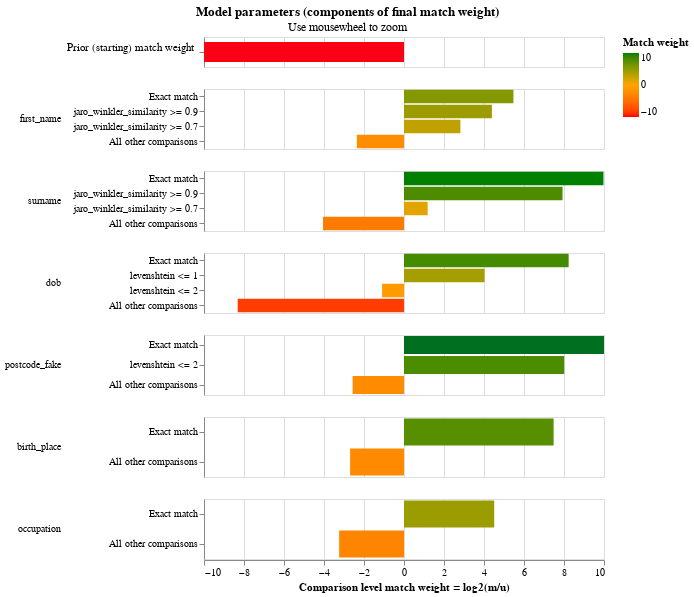

The notebook cell saved with this chart:
### Markdown cell above
The final match weights can be viewed in the match weights chart:

### Code cell
linker.match_weights_chart()

### Figure 1 — Vega-Lite specification as saved in the notebook (floating-point values rounded to 4 significant figures)
{"$schema": "https://vega.github.io/schema/vega-lite/v5.2.json", "config": {"header": {"title": null}, "mark": {"tooltip": null}, "title": {"anchor": "middle"}, "view": {"height": 60, "width": 400}}, "data": {"values": [{"bayes_factor": 0.0001358, "bayes_factor_description": "The probability that two random records drawn at random match is 0.000 or one in  7,362.3 records.This is equivalent to a starting match weight of -12.846.", "comparison_name": "probability_two_random_records_match", "comparison_sort_order": -1, "comparison_vector_value": 0, "has_tf_adjustments": false, "is_null_level": false, "label_for_charts": "", "log2_bayes_factor": -12.85, "m_probability": null, "m_probability_description": null, "max_comparison_vector_value": 0, "probability_two_random_records_match": 0.0001358, "sql_condition": null, "tf_adjustment_column": null, "tf_adjustment_weight": null, "u_probability": null, "u_probability_description": null}, {"bayes_factor": 44.38, "bayes_factor_description": "If comparison level is `exact match` then comparison is 44.38 times more likely to be a match", "comparison_name": "first_name", "comparison_sort_order": 0, "comparison_vector_value": 3, "has_tf_adjustments": true, "is_null_level": false, "label_for_charts": "Exact match", "log2_bayes_factor": 5.472, "m_probability": 0.5538, "m_probability_description": "Amongst matching record comparisons, 55.38% of records are in the exact match comparison level", "max_comparison_vector_value": 3, "probability_two_random_records_match": 0.0001358, "sql_condition": "\"first_name_l\" = \"first_name_r\"", "tf_adjustment_column": "first_name", "tf_adjustment_weight": 1, "u_probability": 0.01248, "u_probability_description": "Amongst non-matching record comparisons, 1.25% of records are in the exact match comparison level"}, {"bayes_factor": 21.04, "bayes_factor_description": "If comparison level is `jaro_winkler_similarity >= 0.9` then comparison is 21.04 times more likely to be a match", "comparison_name": "first_name", "comparison_sort_order": 0, "comparison_vector_value": 2, "has_tf_adjustments": false, "is_null_level": false, "label_for_charts": "jaro_winkler_similarity >= 0.9", "log2_bayes_factor": 4.395, "m_probability": 0.1002, "m_probability_description": "Amongst matching record comparisons, 10.02% of records are in the jaro_winkler_similarity >= 0.9 comparison level", "max_comparison_vector_value": 3, "probability_two_random_records_match": 0.0001358, "sql_condition": "jaro_winkler_similarity(\"first_name_l\", \"first_name_r\") >= 0.9", "tf_adjustment_column": null, "tf_adjustment_weight": 1, "u_probability": 0.004763, "u_probability_description": "Amongst non-matching record comparisons, 0.48% of records are in the jaro_winkler_similarity >= 0.9 comparison level"}, {"bayes_factor": 7.061, "bayes_factor_description": "If comparison level is `jaro_winkler_similarity >= 0.7` then comparison is 7.06 times more likely to be a match", "comparison_name": "first_name", "comparison_sort_order": 0, "comparison_vector_value": 1, "has_tf_adjustments": false, "is_null_level": false, "label_for_charts": "jaro_winkler_similarity >= 0.7", "log2_bayes_factor": 2.82, "m_probability": 0.1585, "m_probability_description": "Amongst matching record comparisons, 15.85% of records are in the jaro_winkler_similarity >= 0.7 comparison level", "max_comparison_vector_value": 3, "probability_two_random_records_match": 0.0001358, "sql_condition": "jaro_winkler_similarity(\"first_name_l\", \"first_name_r\") >= 0.7", "tf_adjustment_column": null, "tf_adjustment_weight": 1, "u_probability": 0.02245, "u_probability_description": "Amongst non-matching record comparisons, 2.25% of records are in the jaro_winkler_similarity >= 0.7 comparison level"}, {"bayes_factor": 0.1952, "bayes_factor_description": "If comparison level is `all other comparisons` then comparison is  5.12 times less likely to be a match", "comparison_name": "first_name", "comparison_sort_order": 0, "comparison_vector_value": 0, "has_tf_adjustments": false, "is_null_level": false, "label_for_charts": "All other comparisons", "log2_bayes_factor": -2.357, "m_probability": 0.1874, "m_probability_description": "Amongst matching record comparisons, 18.74% of records are in the all other comparisons comparison level", "max_comparison_vector_value": 3, "probability_two_random_records_match": 0.0001358, "sql_condition": "ELSE", "tf_adjustment_column": null, "tf_adjustment_weight": 1, "u_probability": 0.9603, "u_probability_description": "Amongst non-matching record comparisons, 96.03% of records are in the all other comparisons comparison level"}, {"bayes_factor": 1005.0, "bayes_factor_description": "If comparison level is `exact match` then comparison is 1,005.25 times more likely to be a match", "comparison_name": "surname", "comparison_sort_order": 1, "comparison_vector_value": 3, "has_tf_adjustments": true, "is_null_level": false, "label_for_charts": "Exact match", "log2_bayes_factor": 9.973, "m_probability": 0.7826, "m_probability_description": "Amongst matching record comparisons, 78.26% of records are in the exact match comparison level", "max_comparison_vector_value": 3, "probability_two_random_records_match": 0.0001358, "sql_condition": "\"surname_l\" = \"surname_r\"", "tf_adjustment_column": "surname", "tf_adjustment_weight": 1, "u_probability": 0.0007786, "u_probability_description": "Amongst non-matching record comparisons, 0.08% of records are in the exact match comparison level"}, {"bayes_factor": 243.5, "bayes_factor_description": "If comparison level is `jaro_winkler_similarity >= 0.9` then comparison is 243.45 times more likely to be a match", "comparison_name": "surname", "comparison_sort_order": 1, "comparison_vector_value": 2, "has_tf_adjustments": false, "is_null_level": false, "label_for_charts": "jaro_winkler_similarity >= 0.9", "log2_bayes_factor": 7.927, "m_probability": 0.1177, "m_probability_description": "Amongst matching record comparisons, 11.77% of records are in the jaro_winkler_similarity >= 0.9 comparison level", "max_comparison_vector_value": 3, "probability_two_random_records_match": 0.0001358, "sql_condition": "jaro_winkler_similarity(\"surname_l\", \"surname_r\") >= 0.9", "tf_adjustment_column": null, "tf_adjustment_weight": 1, "u_probability": 0.0004835, "u_probability_description": "Amongst non-matching record comparisons, 0.05% of records are in the jaro_winkler_similarity >= 0.9 comparison level"}, {"bayes_factor": 2.271, "bayes_factor_description": "If comparison level is `jaro_winkler_similarity >= 0.7` then comparison is 2.27 times more likely to be a match", "comparison_name": "surname", "comparison_sort_order": 1, "comparison_vector_value": 1, "has_tf_adjustments": false, "is_null_level": false, "label_for_charts": "jaro_winkler_similarity >= 0.7", "log2_bayes_factor": 1.183, "m_probability": 0.04031, "m_probability_description": "Amongst matching record comparisons, 4.03% of records are in the jaro_winkler_similarity >= 0.7 comparison level", "max_comparison_vector_value": 3, "probability_two_random_records_match": 0.0001358, "sql_condition": "jaro_winkler_similarity(\"surname_l\", \"surname_r\") >= 0.7", "tf_adjustment_column": null, "tf_adjustment_weight": 1, "u_probability": 0.01775, "u_probability_description": "Amongst non-matching record comparisons, 1.78% of records are in the jaro_winkler_similarity >= 0.7 comparison level"}, {"bayes_factor": 0.06049, "bayes_factor_description": "If comparison level is `all other comparisons` then comparison is  16.53 times less likely to be a match", "comparison_name": "surname", "comparison_sort_order": 1, "comparison_vector_value": 0, "has_tf_adjustments": false, "is_null_level": false, "label_for_charts": "All other comparisons", "log2_bayes_factor": -4.047, "m_probability": 0.05934, "m_probability_description": "Amongst matching record comparisons, 5.93% of records are in the all other comparisons comparison level", "max_comparison_vector_value": 3, "probability_two_random_records_match": 0.0001358, "sql_condition": "ELSE", "tf_adjustment_column": null, "tf_adjustment_weight": 1, "u_probability": 0.981, "u_probability_description": "Amongst non-matching record comparisons, 98.10% of records are in the all other comparisons comparison level"}, {"bayes_factor": 300.6, "bayes_factor_description": "If comparison level is `exact match` then comparison is 300.63 times more likely to be a match", "comparison_name": "dob", "comparison_sort_order": 2, "comparison_vector_value": 3, "has_tf_adjustments": true, "is_null_level": false, "label_for_charts": "Exact match", "log2_bayes_factor": 8.232, "m_probability": 0.6186, "m_probability_description": "Amongst matching record comparisons, 61.86% of records are in the exact match comparison level", "max_comparison_vector_value": 3, "probability_two_random_records_match": 0.0001358, "sql_condition": "\"dob_l\" = \"dob_r\"", "tf_adjustment_column": "dob", "tf_adjustment_weight": 1, "u_probability": 0.002058, "u_probability_description": "Amongst non-matching record comparisons, 0.21% of records are in the exact match comparison level"}, {"bayes_factor": 16.3, "bayes_factor_description": "If comparison level is `levenshtein <= 1` then comparison is 16.30 times more likely to be a match", "comparison_name": "dob", "comparison_sort_order": 2, "comparison_vector_value": 2, "has_tf_adjustments": false, "is_null_level": false, "label_for_charts": "levenshtein <= 1", "log2_bayes_factor": 4.027, "m_probability": 0.3415, "m_probability_description": "Amongst matching record comparisons, 34.15% of records are in the levenshtein <= 1 comparison level", "max_comparison_vector_value": 3, "probability_two_random_records_match": 0.0001358, "sql_condition": "levenshtein(\"dob_l\", \"dob_r\") <= 1", "tf_adjustment_column": null, "tf_adjustment_weight": 1, "u_probability": 0.02094, "u_probability_description": "Amongst non-matching record comparisons, 2.09% of records are in the levenshtein <= 1 comparison level"}, {"bayes_factor": 0.468, "bayes_factor_description": "If comparison level is `levenshtein <= 2` then comparison is  2.14 times less likely to be a match", "comparison_name": "dob", "comparison_sort_order": 2, "comparison_vector_value": 1, "has_tf_adjustments": false, "is_null_level": false, "label_for_charts": "levenshtein <= 2", "log2_bayes_factor": -1.095, "m_probability": 0.03709, "m_probability_description": "Amongst matching record comparisons, 3.71% of records are in the levenshtein <= 2 comparison level", "max_comparison_vector_value": 3, "probability_two_random_records_match": 0.0001358, "sql_condition": "levenshtein(\"dob_l\", \"dob_r\") <= 2", "tf_adjustment_column": null, "tf_adjustment_weight": 1, "u_probability": 0.07925, "u_probability_description": "Amongst non-matching record comparisons, 7.92% of records are in the levenshtein <= 2 comparison level"}, {"bayes_factor": 0.003141, "bayes_factor_description": "If comparison level is `all other comparisons` then comparison is  318.41 times less likely to be a match", "comparison_name": "dob", "comparison_sort_order": 2, "comparison_vector_value": 0, "has_tf_adjustments": false, "is_null_level": false, "label_for_charts": "All other comparisons", "log2_bayes_factor": -8.315, "m_probability": 0.002819, "m_probability_description": "Amongst matching record comparisons, 0.28% of records are in the all other comparisons comparison level", "max_comparison_vector_value": 3, "probability_two_random_records_match": 0.0001358, "sql_condition": "ELSE", "tf_adjustment_column": null, "tf_adjustment_weight": 1, "u_probability": 0.8978, "u_probability_description": "Amongst non-matching record comparisons, 89.78% of records are in the all other comparisons comparison level"}, {"bayes_factor": 5218.0, "bayes_factor_description": "If comparison level is `exact match` then comparison is 5,217.79 times more likely to be a match", "comparison_name": "postcode_fake", "comparison_sort_order": 3, "comparison_vector_value": 2, "has_tf_adjustments": true, "is_null_level": false, "label_for_charts": "Exact match", "log2_bayes_factor": 12.35, "m_probability": 0.6886, "m_probability_description": "Amongst matching record comparisons, 68.86% of records are in the exact match comparison level", "max_comparison_vector_value": 2, "probability_two_random_records_match": 0.0001358, "sql_condition": "\"postcode_fake_l\" = \"postcode_fake_r\"", "tf_adjustment_column": "postcode_fake", "tf_adjustment_weight": 1, "u_probability": 0.000132, "u_probability_description": "Amongst non-matching record comparisons, 0.01% of records are in the exact match comparison level"}, {"bayes_factor": 258.0, "bayes_factor_description": "If comparison level is `levenshtein <= 2` then comparison is 257.96 times more likely to be a match", "comparison_name": "postcode_fake", "comparison_sort_order": 3, "comparison_vector_value": 1, "has_tf_adjustments": false, "is_null_level": false, "label_for_charts": "levenshtein <= 2", "log2_bayes_factor": 8.011, "m_probability": 0.1428, "m_probability_description": "Amongst matching record comparisons, 14.28% of records are in the levenshtein <= 2 comparison level", "max_comparison_vector_value": 2, "probability_two_random_records_match": 0.0001358, "sql_condition": "levenshtein(\"postcode_fake_l\", \"postcode_fake_r\") <= 2", "tf_adjustment_column": null, "tf_adjustment_weight": 1, "u_probability": 0.0005537, "u_probability_description": "Amongst non-matching record comparisons, 0.06% of records are in the levenshtein <= 2 comparison level"}, {"bayes_factor": 0.1686, "bayes_factor_description": "If comparison level is `all other comparisons` then comparison is  5.93 times less likely to be a match", "comparison_name": "postcode_fake", "comparison_sort_order": 3, "comparison_vector_value": 0, "has_tf_adjustments": false, "is_null_level": false, "label_for_charts": "All other comparisons", "log2_bayes_factor": -2.568, "m_probability": 0.1685, "m_probability_description": "Amongst matching record comparisons, 16.85% of records are in the all other comparisons comparison level", "max_comparison_vector_value": 2, "probability_two_random_records_match": 0.0001358, "sql_condition": "ELSE", "tf_adjustment_column": null, "tf_adjustment_weight": 1, "u_probability": 0.9993, "u_probability_description": "Amongst non-matching record comparisons, 99.93% of records are in the all other comparisons comparison level"}, {"bayes_factor": 178.6, "bayes_factor_description": "If comparison level is `exact match` then comparison is 178.57 times more likely to be a match", "comparison_name": "birth_place", "comparison_sort_order": 4, "comparison_vector_value": 1, "has_tf_adjustments": true, "is_null_level": false, "label_for_charts": "Exact match", "log2_bayes_factor": 7.48, "m_probability": 0.8462, "m_probability_description": "Amongst matching record comparisons, 84.62% of records are in the exact match comparison level", "max_comparison_vector_value": 1, "probability_two_random_records_match": 0.0001358, "sql_condition": "\"birth_place_l\" = \"birth_place_r\"", "tf_adjustment_column": "birth_place", "tf_adjustment_weight": 1, "u_probability": 0.004739, "u_probability_description": "Amongst non-matching record comparisons, 0.47% of records are in the exact match comparison level"}, {"bayes_factor": 0.1546, "bayes_factor_description": "If comparison level is `all other comparisons` then comparison is  6.47 times less likely to be a match", "comparison_name": "birth_place", "comparison_sort_order": 4, "comparison_vector_value": 0, "has_tf_adjustments": false, "is_null_level": false, "label_for_charts": "All other comparisons", "log2_bayes_factor": -2.694, "m_probability": 0.1538, "m_probability_description": "Amongst matching record comparisons, 15.38% of records are in the all other comparisons comparison level", "max_comparison_vector_value": 1, "probability_two_random_records_match": 0.0001358, "sql_condition": "ELSE", "tf_adjustment_column": null, "tf_adjustment_weight": 1, "u_probability": 0.9953, "u_probability_description": "Amongst non-matching record comparisons, 99.53% of records are in the all other comparisons comparison level"}, {"bayes_factor": 22.79, "bayes_factor_description": "If comparison level is `exact match` then comparison is 22.79 times more likely to be a match", "comparison_name": "occupation", "comparison_sort_order": 5, "comparison_vector_value": 1, "has_tf_adjustments": true, "is_null_level": false, "label_for_charts": "Exact match", "log2_bayes_factor": 4.51, "m_probability": 0.8984, "m_probability_description": "Amongst matching record comparisons, 89.84% of records are in the exact match comparison level", "max_comparison_vector_value": 1, "probability_two_random_records_match": 0.0001358, "sql_condition": "\"occupation_l\" = \"occupation_r\"", "tf_adjustment_column": "occupation", "tf_adjustment_weight": 1, "u_probability": 0.03943, "u_probability_description": "Amongst non-matching record comparisons, 3.94% of records are in the exact match comparison level"}, {"bayes_factor": 0.1058, "bayes_factor_description": "If comparison level is `all other comparisons` then comparison is  9.45 times less likely to be a match", "comparison_name": "occupation", "comparison_sort_order": 5, "comparison_vector_value": 0, "has_tf_adjustments": false, "is_null_level": false, "label_for_charts": "All other comparisons", "log2_bayes_factor": -3.241, "m_probability": 0.1016, "m_probability_description": "Amongst matching record comparisons, 10.16% of records are in the all other comparisons comparison level", "max_comparison_vector_value": 1, "probability_two_random_records_match": 0.0001358, "sql_condition": "ELSE", "tf_adjustment_column": null, "tf_adjustment_weight": 1, "u_probability": 0.9606, "u_probability_description": "Amongst non-matching record comparisons, 96.06% of records are in the all other comparisons comparison level"}]}, "resolve": {"axis": {"y": "independent"}, "scale": {"y": "independent"}}, "selection": {"zoom_selector": {"bind": "scales", "encodings": ["x"], "type": "interval"}}, "title": {"subtitle": "Use mousewheel to zoom", "text": "Model parameters (components of final match weight)"}, "vconcat": [{"encoding": {"color": {"field": "log2_bayes_factor", "scale": {"domain": [-10, 0, 10], "range": ["red", "orange", "green"]}, "title": "Match weight", "type": "quantitative"}, "tooltip": [{"field": "comparison_name", "title": "Comparison name", "type": "nominal"}, {"field": "probability_two_random_records_match", "format": ".4f", "title": "Probability two random records match", "type": "nominal"}, {"field": "log2_bayes_factor", "format": ",.4f", "title": "Equivalent match weight", "type": "quantitative"}, {"field": "bayes_factor_description", "title": "Match weight description", "type": "nominal"}], "x": {"axis": {"domain": false, "labels": false, "ticks": false, "title": ""}, "field": "log2_bayes_factor", "scale": {"domain": [-10, 10]}, "type": "quantitative"}, "y": {"axis": {"title": "Prior (starting) match weight", "titleAlign": "right", "titleAngle": 0, "titleFontWeight": "normal"}, "field": "label_for_charts", "sort": {"field": "comparison_vector_value", "order": "descending"}, "type": "nominal"}}, "height": 30, "mark": {"clip": true, "height": 20, "type": "bar"}, "selection": {"zoom_selector": {"bind": "scales", "encodings": ["x"], "type": "interval"}}, "transform": [{"filter": "(datum.comparison_name == 'probability_two_random_records_match')"}]}, {"encoding": {"color": {"field": "log2_bayes_factor", "scale": {"domain": [-10, 0, 10], "range": ["red", "orange", "green"]}, "title": "Match weight", "type": "quantitative"}, "row": {"field": "comparison_name", "header": {"labelAlign": "left", "labelAnchor": "middle", "labelAngle": 0}, "sort": {"field": "comparison_sort_order"}, "type": "nominal"}, "tooltip": [{"field": "comparison_name", "title": "Comparison name", "type": "nominal"}, {"field": "label_for_charts", "title": "Label", "type": "ordinal"}, {"field": "sql_condition", "title": "SQL condition", "type": "nominal"}, {"field": "m_probability", "format": ".4f", "title": "M probability", "type": "quantitative"}, {"field": "u_probability", "format": ".4f", "title": "U probability", "type": "quantitative"}, {"field": "bayes_factor", "format": ",.4f", "title": "Bayes factor = m/u", "type": "quantitative"}, {"field": "log2_bayes_factor", "format": ",.4f", "title": "Match weight = log2(m/u)", "type": "quantitative"}, {"field": "bayes_factor_description", "title": "Match weight description", "type": "nominal"}], "x": {"axis": {"title": "Comparison level match weight = log2(m/u)"}, "field": "log2_bayes_factor", "scale": {"domain": [-10, 10]}, "type": "quantitative"}, "y": {"axis": {"title": null}, "field": "label_for_charts", "sort": {"field": "comparison_vector_value", "order": "descending"}, "type": "nominal"}}, "mark": {"clip": true, "type": "bar"}, "resolve": {"axis": {"y": "independent"}, "scale": {"y": "independent"}}, "selection": {"zoom_selector": {"bind": "scales", "encodings": ["x"], "type": "interval"}}, "transform": [{"filter": "(datum.comparison_name != 'probability_two_random_records_match')"}]}]}
